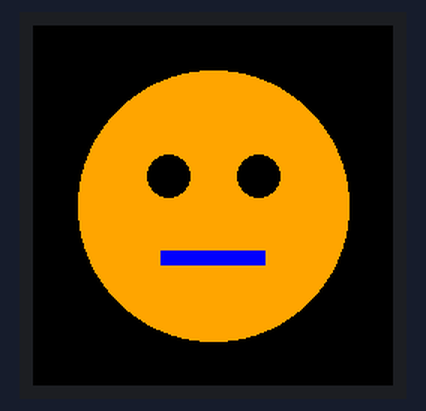
Bench run of a sketch on a simulated Arduino Uno, built with avr-gcc and run on an emulated ATmega328P. Shown: 240×240 colour display. What the sketch prints to the serial monitor is not drawn.

Above: at 0.3 s.

The sketch:

gc9a01a_uno.ino
```cpp
// libs3 check: Adafruit_GC9A01A on an Uno (hardware SPI). Wiring: SCL → D13, SDA → D11, RES → D8,
// DC → D9, CS → D10, VCC → 5V, GND → GND. Draws an orange disc and two dark eyes, then says so.
#include <SPI.h>
#include <Adafruit_GFX.h>
#include <Adafruit_GC9A01A.h>

Adafruit_GC9A01A tft(10, 9, 8);

void setup() {
  Serial.begin(115200);
  tft.begin();
  tft.fillScreen(GC9A01A_BLACK);
  tft.fillCircle(120, 120, 90, GC9A01A_ORANGE);
  tft.fillCircle(90, 100, 14, GC9A01A_BLACK);
  tft.fillCircle(150, 100, 14, GC9A01A_BLACK);
  tft.fillRect(85, 150, 70, 10, GC9A01A_BLUE);
  Serial.println("gc9a01a drawn");
}

void loop() {}
```
